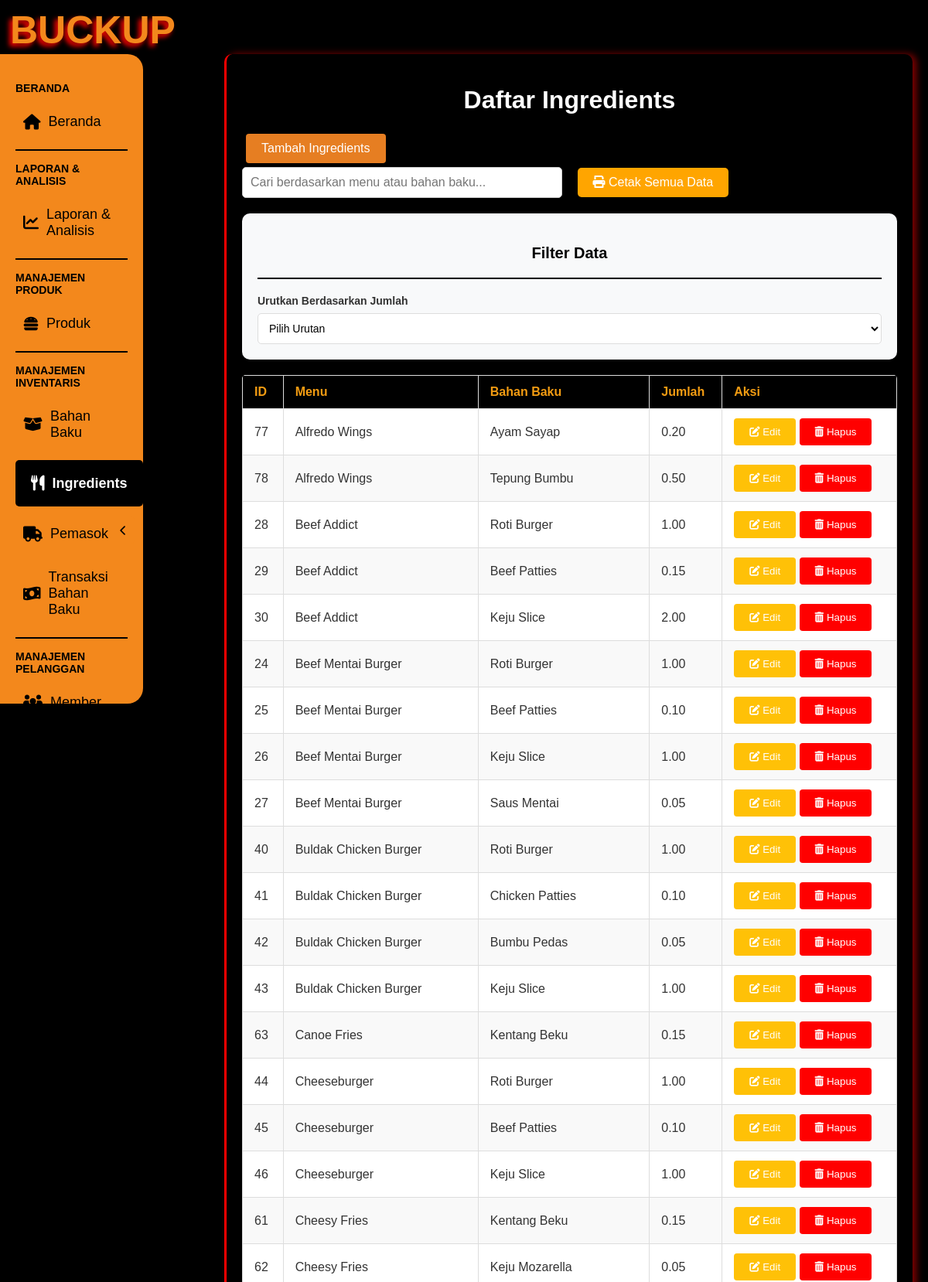
The app's page /index.php/ingredients (upper part) with its own data.
### tables this page shows
CREATE TABLE `ingredients` (
  `id_ingredient` int NOT NULL,
  `id_items` int NOT NULL,
  `id_produk` int NOT NULL,
  `quantity` decimal(10,2) NOT NULL,
  `created_at` timestamp NULL DEFAULT CURRENT_TIMESTAMP,
  `updated_at` timestamp NULL DEFAULT CURRENT_TIMESTAMP ON UPDATE CURRENT_TIMESTAMP
);

CREATE TABLE `items` (
  `id_items` int NOT NULL,
  `name_items` text NOT NULL,
  `price_items` int NOT NULL,
  `stock_items` int NOT NULL,
  `images` varchar(255) NOT NULL,
  `status` text NOT NULL,
  `type` varchar(255) NOT NULL
);

CREATE TABLE `products` (
  `id_produk` int NOT NULL,
  `name_product` varchar(255) NOT NULL,
  `stock` decimal(10,2) DEFAULT NULL,
  `unit_of_goods` text NOT NULL,
  `price_per_piece` int NOT NULL,
  `id_suppliers` int NOT NULL
);

### application/controllers/Ingredients.php (called while the page is built, shortened)
<?php
class Ingredients extends CI_Controller {
    public function __construct() {
        $this->load->model('Kasir_model');
        $this->load->helper('url');
    }
    public function index() {
        $data['ingredients'] = $this->Kasir_model->get_all_ingredients();
        $data['items'] = $this->Kasir_model->get_all_items();
        $data['products'] = $this->Kasir_model->get_all_products();
        $this->load->view('admin/header');
        $this->load->view('admin/sidebar');
        $this->load->view('content/ingredients', $data);
        $this->load->view('admin/footer');
    }
}

### index.php (called while the page is built, shortened)
<?php
require_once BASEPATH.'core/CodeIgniter.php';

### application/models/Kasir_model.php (called while the page is built, shortened)
    <?php
class Kasir_model extends CI_Model
{
public function get_all_ingredients() {
    $this->db->select('ingredients.id_ingredient, items.name_items, products.name_product, ingredients.quantity');
    $this->db->from('ingredients');
    $this->db->join('items', 'ingredients.id_items = items.id_items', 'left');
    $this->db->join('products', 'ingredients.id_produk = products.id_produk', 'left');
    $this->db->order_by('items.name_items', 'asc');
    return $this->db->get()->result();
}
    }
    ?>

### application/views/content/ingredients.php (the view, shortened to what this page needs)
<div class="content" style="background-color: #000; margin-bottom: 50px;">
    <div class="dashboard-wrapper" style="border-left: 3px solid red; box-shadow: 5px 0 10px rgba(255, 0, 0, 0.5); padding: 20px; margin-bottom: 20px; border-radius: 10px; margin-left: 20px; margin-top: 50px;">
        <h1 style="color: #fff; text-align: center; margin-bottom: 20px;">Daftar Ingredients</h1>
        <a href="<?php echo site_url('ingredients/add'); ?>" class="btn btn-primary mb-4">Tambah Ingredients</a>
        <form id="searchForm" class="mb-4" style="display: flex; justify-content: space-between; align-items: center; margin-bottom: 20px;">
        <div style="flex: 1; margin-right: 20px;">
            <input type="text" class="form-control" id="searchInputIngredients" placeholder="Cari berdasarkan menu atau bahan baku..." onkeyup="searchIngredients()"
                style="padding: 10px; font-size: 16px; border: 1px solid #ccc; border-radius: 5px; width: 100%; box-sizing: border-box;">
        </div>
        <div style="flex: 1; text-align: left;">
            <button type="button" class="btn btn-success" onclick="printAllDataIngredients()"
            style="background-color: orange; color: white; padding: 10px 20px; border-radius: 5px; border: none; font-size: 16px; cursor: pointer;">
                <i class="fas fa-print"></i> Cetak Semua Data
            </button>
        </div>
    </form>
<div style="background-color: #f8f9fa; padding: 20px; border-radius: 10px; margin-bottom: 20px; box-shadow: 0 2px 5px rgba(0, 0, 0, 0.1); max-width: 1200px; margin: auto;">
    <h3 style="font-size: 20px; font-weight: bold; text-align: center; color: black;">Filter Data</h3>
    <div style="width: 100%; height: 2px; background-color: #000; margin-bottom: 20px;"></div>
    <div style="display: grid; grid-template-columns: repeat(auto-fit, minmax(220px, 1fr)); gap: 20px;">
        <div style="display: flex; flex-direction: column;">
    <label for="sortQuantity" style="font-size: 14px; font-weight: bold; color: #333; margin-bottom: 8px;">Urutkan Berdasarkan Jumlah</label>
    <select id="sortQuantity" onchange="applySortingAndFilters()"
        style="border: 1px solid #ddd; padding: 10px; border-radius: 5px; font-size: 14px; background-color: #fff; transition: all 0.3s;">
        <option value="">Pilih Urutan</option>
    </select>
</div>
</div>
</div>
        <div class="table-responsive">
            <table id="ingredientsTable" class="table table-striped table-bordered" style="width: 100%; background-color: #fff; border-radius: 5px; overflow: hidden;">
                <thead style="background-color: #343a40; color: #fff; text-align: center;">
                    <tr>
                        <th>ID</th>
                        <th>Menu</th>
                        <th>Bahan Baku</th>
                        <th>Jumlah</th>
                        <th>Aksi</th>
                    </tr>
                </thead>
                <tbody style="text-align: center; color: #333;">
                    <?php if (!empty($ingredients)): ?>
                        <?php foreach ($ingredients as $ingredient): ?>
                            <tr id="row_ingredient<?php echo $ingredient->id_ingredient; ?>">
                                <td><?php echo $ingredient->id_ingredient; ?></td>
                                <td><?php echo $ingredient->name_items; ?></td>
                                <td><?php echo $ingredient->name_product; ?></td>
                                <td><?php echo $ingredient->quantity; ?></td>
                                <td>
                                    <button type="button" class="btn btn-warning btn-sm edit-ingredient-btn" data-id="<?php echo $ingredient->id_ingredient; ?>" style="color: #fff; background-color: #ffc107; border-color: #ffc107;">
                                        <i class="fas fa-edit"></i> Edit
                                    </button>
                                    <button type="button" class="btn btn-danger btn-sm delete-ingredient-btn" data-id="<?php echo $ingredient->id_ingredient; ?>" style="color: #fff; background-color: #ff0000; border-color: #ff0000;">
                                        <i class="fas fa-trash-alt"></i> Hapus
                                    </button>
                                </td>
                            </tr>
                        <?php endforeach; ?>
                    <?php else: ?>
                        <tr>
                            <td colspan="5">Tidak ada data ingredients</td>
                        </tr>
                    <?php endif; ?>
                </tbody>
            </table>
        </div>
    </div>
</div>

### application/views/admin/header.php (shortened to what this page needs)
<!DOCTYPE html>
<html lang="en">
<head>
    <link rel="stylesheet" href="https://cdnjs.cloudflare.com/ajax/libs/font-awesome/5.15.3/css/all.min.css">
    <link rel="stylesheet" href="<?php echo base_url('assets/css/style.css'); ?>">
    <link href="https://cdnjs.cloudflare.com/ajax/libs/font-awesome/6.0.0-beta3/css/all.min.css" rel="stylesheet">
    <link rel="stylesheet" href="https://cdn.jsdelivr.net/npm/sweetalert2@11/dist/sweetalert2.min.css">
</head>
<body>
    <div class="container">

### application/views/admin/sidebar.php (shortened to what this page needs)
<div class="header-brand" id="headerBrand" style="position: fixed; top: 0; left: -1%; background-color: #000; width: 17.1%; transition: width 0.3s ease, opacity 0.3s ease, transform 0.3s ease;">
    <h2 id="buckupText" style="color: #F3881C; font-size: 50px; text-shadow: -4px 4px 6.3px #FF0000; font-family: 'Anton', sans-serif; margin-left:25px; margin-top: 10px; transition: opacity 0.3s ease, transform 0.3s ease;">BUCKUP</h2>
</div>
<button id="sidebarToggle" style="
    position: fixed;
    left: 12.1%;
    top: 14%;
    transform: translateY(-50%);
    z-index: 1000;
    background-color: #F3881C;
    border: none;
    padding: 10px;
    cursor: pointer;
    border-radius: 0 5px 5px 0;
    transition: left 0.3s ease;
">
    <i id="toggleIcon" class="fas fa-chevron-left" style="color: #000;"></i>
</button>
<div id="sidebar" class="sidebar">
    <div>
        <ul style="list-style-type: none; padding: 0;">
        <li style="margin: 10px 0;">
                <span class="menu-text" style="color: #000; font-weight: bold; font-size: 14px;">BERANDA</span>
            </li>
            <li style="margin: 15px 0;">
                <a href="<?php echo site_url('dashboard'); ?>" class="<?php echo ($this->uri->uri_string() == 'dashboard') ? 'active' : ''; ?>"  style="color: #000; text-decoration: none; font-size: 18px; display: flex; align-items: center;">
                    <i class="fas fa-home-alt" style="margin-right: 10px;"></i>
                    <span class="menu-text">Beranda</span>
                </a>
            </li>
            <li style="border-bottom: 2px solid #000; margin: 15px 0;"></li>
<li style="margin: 10px 0;">
    <span class="menu-text" style="color: #000; font-weight: bold; font-size: 14px;">LAPORAN & ANALISIS</span>
</li>
<li style="margin: 15px 0;">
    <a href="<?php echo site_url('dashboard/laporan_analisis'); ?>" class="<?php echo ($this->uri->uri_string() == 'dashboard/laporan_analisis') ? 'active' : ''; ?>" style="color: #000; text-decoration: none; font-size: 18px; display: flex; align-items: center;">
        <i class="fas fa-chart-line" style="margin-right: 10px;"></i>
        <span class="menu-text">Laporan & Analisis</span>
    </a>
</li>
<li style="border-bottom: 2px solid #000; margin: 15px 0;"></li>
            <li style="margin: 10px 0;">
                <span class="menu-text" style="color: #000; font-weight: bold; font-size: 14px;">MANAJEMEN PRODUK</span>
            </li>
            <li style="margin: 15px 0;">
                <a href="<?php echo site_url('dashboard/items'); ?>" class="<?php echo ($this->uri->uri_string() == 'dashboard/items') ? 'active' : ''; ?>"  style="color: #000; text-decoration: none; font-size: 18px; display: flex; align-items: center;">
                    <i class="fas fa-burger" style="margin-right: 10px;"></i>
                    <span class="menu-text">Produk</span>
                </a>
            </li>
            <li style="border-bottom: 2px solid #000; margin: 15px 0;"></li>
            <li style="margin: 10px 0;">
                <span class="menu-text" style="color: #000; font-weight: bold; font-size: 14px;">MANAJEMEN INVENTARIS</span>
            </li>
            <li style="margin: 15px 0;">
                <a href="<?php echo site_url('dashboard/products'); ?>" class="<?php echo ($this->uri->uri_string() == 'dashboard/products') ? 'active' : ''; ?>" style="color: #000; text-decoration: none; font-size: 18px; display: flex; align-items: center;">
                    <i class="fas fa-box-open" style="margin-right: 10px;"></i>
                    <span class="menu-text">Bahan Baku</span>
                </a>
            </li>
            <li style="margin: 15px 0;">
                <a href="<?php echo site_url('ingredients'); ?>" class="<?php echo ($this->uri->uri_string() == 'ingredients') ? 'active' : ''; ?>" style="color: #000; text-decoration: none; font-size: 18px; display: flex; align-items: center;">
                    <i class="fas fa-utensils" style="margin-right: 10px;"></i>
                    <span class="menu-text">Ingredients</span>
                </a>
            </li>
            <li style="margin: 15px 0;">
                <a href="<?php echo site_url('dashboard/suppliers'); ?>" class="<?php echo ($this->uri->uri_string() == 'dashboard/suppliers') ? 'active' : ''; ?>" style="color: #000; text-decoration: none; font-size: 18px; display: flex; align-items: center;">
                    <i class="fas fa-truck" style="margin-right: 10px;"></i>
                    <span class="menu-text">Pemasok</span>
                </a>
            </li>
            <li style="margin: 15px 0;">
                <a href="<?php echo site_url('dashboard/transactions'); ?>" class="<?php echo ($this->uri->uri_string() == 'dashboard/transactions') ? 'active' : ''; ?>" style="color: #000; text-decoration: none; font-size: 18px; display: flex; align-items: center;">
                    <i class="fas fa-money-bill-wave" style="margin-right: 10px;"></i>
                    <span class="menu-text">Transaksi Bahan Baku</span>
                </a>
            </li>
            <li style="border-bottom: 2px solid #000; margin: 15px 0;"></li>
            <li style="margin: 10px 0;">
                <span class="menu-text" style="color: #000; font-weight: bold; font-size: 14px;">MANAJEMEN PELANGGAN</span>
            </li>
            <li style="margin: 15px 0;">
                <a href="<?php echo site_url('dashboard/members'); ?>" class="<?php echo ($this->uri->uri_string() == 'dashboard/members') ? 'active' : ''; ?>" style="color: #000; text-decoration: none; font-size: 18px; display: flex; align-items: center;">
                    <i class="fas fa-users" style="margin-right: 10px;"></i>
                    <span class="menu-text">Member</span>
                </a>
            </li>
        </ul>
    </div>
</div>

### application/views/admin/footer.php (shortened to what this page needs)
    </div>
</body>
</html>

### assets/css/style.css (style rules this page uses)
body { font-family: Arial, sans-serif; margin: 0; padding: 0; background-color: #000; color: #ecf0f1; }
.container { display: flex; min-height: 100vh; flex-direction: row; }
.sidebar { width: 220px; background: black; color: #ecf0f1; padding: 20px; height: 100vh; position: fixed; top: 0; left: 0; box-shadow: 2px 0 5px rgba(0, 0, 0, 0.2); transition: all 0.3s ease; overflow-y: auto; scrollbar-width: thin; scrollbar-color: #f39c12 black; }
.sidebar ul { list-style-type: none; padding: 0; }
.sidebar ul li { margin: 20px 0; display: flex; align-items: center; }
.sidebar ul li a { color: #ecf0f1; text-decoration: none; font-size: 18px; transition: color 0.3s ease, transform 0.3s ease; display: flex; align-items: center; padding: 10px; border-radius: 5px; }
.sidebar ul li a i { margin-right: 10px; font-size: 20px; }
.content { flex-grow: 1; padding: 20px; margin-left: 250px; background-color: #ecf0f1; min-height: 100vh; transition: margin-left 0.3s ease; }
.content h1 { color: #fff; font-size: 2em; margin-bottom: 20px; }
.content table { width: 100%; margin-top: 20px; border-collapse: collapse; background-color: #fff; box-shadow: 0 2px 8px rgba(0, 0, 0, 0.1); color: black; }
.content table th, .content table td { padding: 12px 15px; text-align: left; border: 1px solid #ddd; }
.content table th { background-color: #000; color: #f39c12; }
.content table tbody tr:nth-child(even) { background-color: #f9f9f9; }
.btn-primary, .btn-edit, .btn-delete { background-color: #f39c12; color: white; padding: 10px 20px; text-decoration: none; border-radius: 5px; display: inline-block; margin: 5px; font-size: 16px; transition: background-color 0.3s ease; }
h2 { color: #000; }
.form-control { width: 100%; padding: 10px; border: 1px solid #ccc; border-radius: 4px; }
.btn { padding: 10px 20px; border: none; cursor: pointer; border-radius: 4px; }
.btn-primary { background-color: #e67e22; color: #fff; }

### application/views/admin/sidebar.php (style rules this page uses)
.sidebar { background-color: #F3881C; padding: 20px; height: 100vh; color: #fff; margin-top: 70px; display: flex; flex-direction: column; justify-content: space-between; width: 12.1%; position: fixed; left: 0; transition: left 0.3s ease; overflow-y: scroll; scrollbar-width: none; border-top-right-radius: 20px; border-bottom-right-radius: 20px; }
.sidebar ul li a.active { background-color: #000; color: #fff; font-weight: bold; border-radius: 5px; padding: 20px; display: flex; align-items: center; width: 150px; height: 20px; }
.sidebar ul li a.active i { color: #fff; }
.sidebar ul li a.active span { color: #fff; }

### records on screen
ingredients: id_ingredient "77", id_items.name_items "Alfredo Wings", id_produk.name_product "Ayam Sayap", quantity "0.20"
ingredients: id_ingredient "78", id_items.name_items "Alfredo Wings", id_produk.name_product "Tepung Bumbu", quantity "0.50"
ingredients: id_ingredient "28", id_items.name_items "Beef Addict", id_produk.name_product "Roti Burger", quantity "1.00"
ingredients: id_ingredient "29", id_items.name_items "Beef Addict", id_produk.name_product "Beef Patties", quantity "0.15"
ingredients: id_ingredient "30", id_items.name_items "Beef Addict", id_produk.name_product "Keju Slice", quantity "2.00"
ingredients: id_ingredient "24", id_items.name_items "Beef Mentai Burger", id_produk.name_product "Roti Burger", quantity "1.00"
ingredients: id_ingredient "25", id_items.name_items "Beef Mentai Burger", id_produk.name_product "Beef Patties", quantity "0.10"
ingredients: id_ingredient "26", id_items.name_items "Beef Mentai Burger", id_produk.name_product "Keju Slice", quantity "1.00"
ingredients: id_ingredient "27", id_items.name_items "Beef Mentai Burger", id_produk.name_product "Saus Mentai", quantity "0.05"
ingredients: id_ingredient "40", id_items.name_items "Buldak Chicken Burger", id_produk.name_product "Roti Burger", quantity "1.00"
ingredients: id_ingredient "41", id_items.name_items "Buldak Chicken Burger", id_produk.name_product "Chicken Patties", quantity "0.10"
ingredients: id_ingredient "42", id_items.name_items "Buldak Chicken Burger", id_produk.name_product "Bumbu Pedas", quantity "0.05"
ingredients: id_ingredient "43", id_items.name_items "Buldak Chicken Burger", id_produk.name_product "Keju Slice", quantity "1.00"
ingredients: id_ingredient "63", id_items.name_items "Canoe Fries", id_produk.name_product "Kentang Beku", quantity "0.15"
ingredients: id_ingredient "44", id_items.name_items "Cheeseburger", id_produk.name_product "Roti Burger", quantity "1.00"
ingredients: id_ingredient "45", id_items.name_items "Cheeseburger", id_produk.name_product "Beef Patties", quantity "0.10"
ingredients: id_ingredient "46", id_items.name_items "Cheeseburger", id_produk.name_product "Keju Slice", quantity "1.00"
ingredients: id_ingredient "61", id_items.name_items "Cheesy Fries", id_produk.name_product "Kentang Beku", quantity "0.15"
ingredients: id_ingredient "62", id_items.name_items "Cheesy Fries", id_produk.name_product "Keju Mozarella", quantity "0.05"
